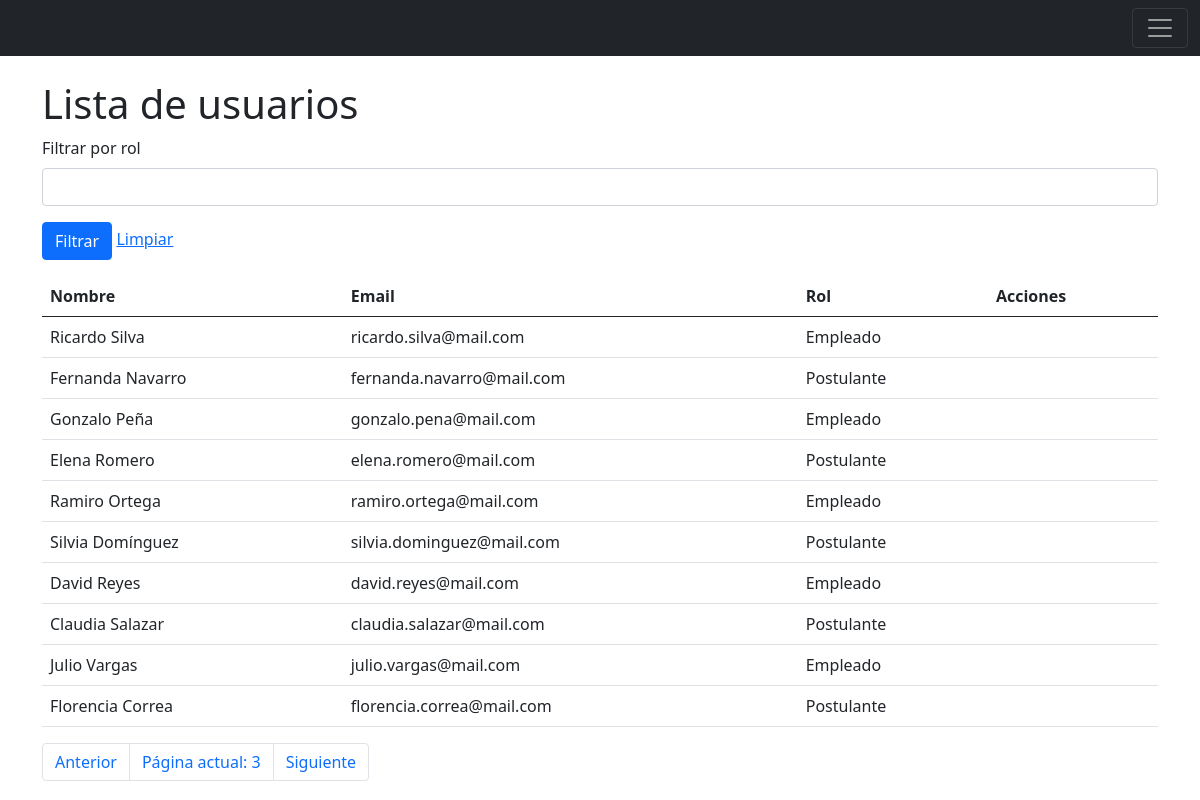
Screenshot of /usuarios.php?pag=3 with the database file from the repository.
### tables this page shows
CREATE TABLE `usuarios` (
  `id` int(11) NOT NULL,
  `nombre` varchar(50) NOT NULL,
  `email` varchar(50) NOT NULL,
  `contrasena` varchar(255) NOT NULL,
  `cv` varchar(255) NOT NULL,
  `rol` varchar(50) NOT NULL
);

### consultas/consultas_usuarios.php (called while the page is built)
<?php
function getUsuarios(PDO $conexion, $rol=null)
{
    $usuarios = [];
    if( $rol ){
        $consulta = $conexion->prepare('SELECT id, nombre, email, rol FROM usuarios WHERE rol = :rol');
        $consulta->bindValue(':rol', $rol);
        $consulta->execute();
        $usuarios = $consulta->fetchAll(PDO::FETCH_ASSOC);
    }else{
        $consulta = $conexion->query('SELECT id, nombre, email, rol FROM usuarios');
        $usuarios = $consulta->fetchAll(PDO::FETCH_ASSOC);
    }
    return $usuarios;
}

### funciones/funciones_paginador.php (called while the page is built)
<?php
function paginador_lista($lista, $pagina_actual, $cuantos_por_pagina)
{
    if(is_numeric($pagina_actual) && $pagina_actual > 0){
        $desde = ($pagina_actual - 1) * $cuantos_por_pagina;
        return array_splice($lista, $desde, $cuantos_por_pagina);
    }else{
        return [];
    }
}
function paginador_enlaces($cantidad, $pagina_actual, $cuantos_por_pagina)
{
    $cantidad_paginas = ceil($cantidad / $cuantos_por_pagina);
    $resultado = array(
        'cantidad' => $cantidad_paginas,
        'actual' => $pagina_actual,
        'anterior' => ($pagina_actual > 1) ? ($pagina_actual - 1) : null,
        'siguiente' => ($pagina_actual < $cantidad_paginas) ? ($pagina_actual + 1) : null,
        'primero' => ($pagina_actual > 1) ? 1 : null,
        'ultimo' => ($pagina_actual < $cantidad_paginas) ? $cantidad_paginas : null
    );
    return $resultado;
}

### usuarios.php (the view, shortened to what this page needs)
<?php
require_once ('./consultas/conexion.php');
require_once('./consultas/consultas_usuarios.php');
require_once('./funciones/funciones_paginador.php');
$rol = $_GET['rol'] ?? null;
$pagina_actual = $_GET['pag'] ?? 1;
$cuantos_por_pagina = 10;
$usuarios = getUsuarios($conexion, $rol);
$cantidad = count($usuarios);
$usuarios = paginador_lista($usuarios, $pagina_actual, $cuantos_por_pagina);
$enlaces = paginador_enlaces($cantidad, $pagina_actual, $cuantos_por_pagina);
?>
<!doctype html>
<html lang="es">
<head>
    <link href="https://cdn.jsdelivr.net/npm/bootstrap@5.0.2/dist/css/bootstrap.min.css" rel="stylesheet">
</head>
<body>
    <div class="container">
        <?php require('layout/_nav.php') ?>
        <h1> Lista de usuarios </h1>
        <form action="usuarios.php" method="get" class="mb-3">
            <div class="mb-3">
                <label for="rol" class="form-label"> Filtrar por rol </label>
                <select name="rol" id="rol" class="form-control">
                    <option value=""></option>
                    <option value="Administrador"> Administrador </option>
                </select>
            </div>
            <button type="submit" class="btn btn-primary"> Filtrar </button>
            <a href="usuarios.php"> Limpiar </a>
        </form>
        <table class="table">
            <thead>
                <tr>
                    <th> Nombre </th>
                    <th> Email </th>
                    <th> Rol </th>
                    <th> Acciones </th>
                </tr>
            </thead>
            <tbody>
                <?php foreach($usuarios as $usuario): ?>
                    <tr>
                        <td> <?php echo $usuario['nombre'] ?> </td>
                        <td> <?php echo $usuario['email'] ?> </td>
                        <td> <?php echo $usuario['rol'] ?> </td>
                        <td>  </td>
                    </tr>
                <?php endforeach ?>
            </tbody>
        </table>
        <nav aria-label="Page navigation example">
            <ul class="pagination">
                <?php if($enlaces['anterior']): ?>
                    <li class="page-item"><a class="page-link" href="usuarios.php?pag=<?php echo $enlaces['anterior'] ?>"> Anterior </a></li>
                <?php endif ?>
                <li class="page-item"><a class="page-link" href="#"> Página actual: <?php echo $enlaces['actual'] ?> </a></li>
                <?php if($enlaces['siguiente']): ?>
                    <li class="page-item"><a class="page-link" href="usuarios.php?pag=<?php echo $enlaces['siguiente'] ?>"> Siguiente </a></li>
                <?php endif ?>
            </ul>
        </nav>
    </div>
</body>
</html>

### rows the page displays
usuarios: nombre "Ricardo Silva", email "ricardo.silva@mail.com", rol "Empleado"
usuarios: nombre "Fernanda Navarro", email "fernanda.navarro@mail.com", rol "Postulante"
usuarios: nombre "Gonzalo Peña", email "gonzalo.pena@mail.com", rol "Empleado"
usuarios: nombre "Elena Romero", email "elena.romero@mail.com", rol "Postulante"
usuarios: nombre "Ramiro Ortega", email "ramiro.ortega@mail.com", rol "Empleado"
usuarios: nombre "Silvia Domínguez", email "silvia.dominguez@mail.com", rol "Postulante"
usuarios: nombre "David Reyes", email "david.reyes@mail.com", rol "Empleado"
usuarios: nombre "Claudia Salazar", email "claudia.salazar@mail.com", rol "Postulante"
usuarios: nombre "Julio Vargas", email "julio.vargas@mail.com", rol "Empleado"
usuarios: nombre "Florencia Correa", email "florencia.correa@mail.com", rol "Postulante"

### other values shown
$enlaces['actual'] "3"
